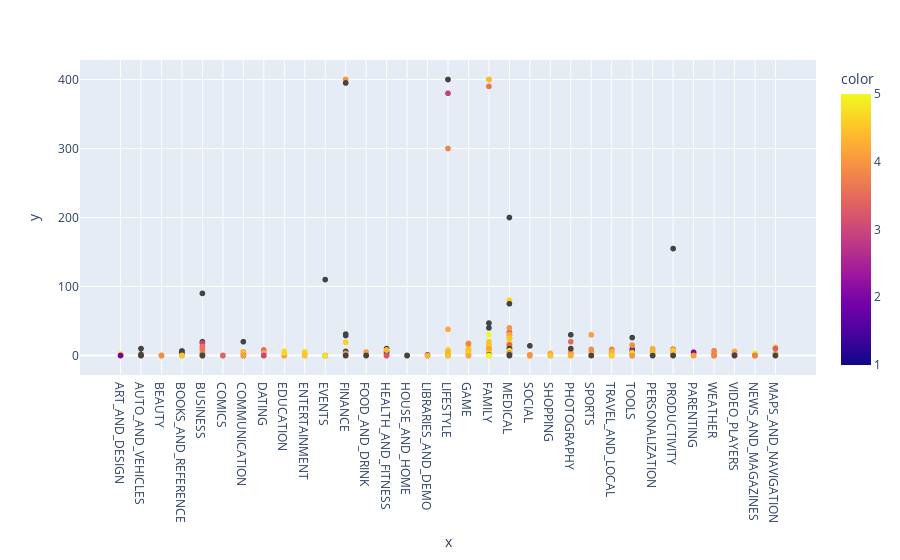

The notebook cell saved with this chart:
### Markdown cell above
#### Price Vs Ratings

### Code cell
px.scatter(x=df['Category'],y=df['Price'], color=df['Rating'])

### Figure 1 — Plotly figure (JSON) as saved in the notebook; plotly's stock layout.template omitted (floating-point values rounded to 4 significant figures; data arrays with more than 128 entries replaced by an {"elided": "..."} marker saying what was removed)
{"data": [{"hovertemplate": "x=%{x}<br>y=%{y}<br>color=%{marker.color}<extra></extra>", "legendgroup": "", "marker": {"color": {"elided": "10841 float values"}, "coloraxis": "coloraxis", "symbol": "circle"}, "mode": "markers", "name": "", "showlegend": false, "type": "scattergl", "x": {"elided": "10841 str values"}, "xaxis": "x", "y": {"elided": "10841 float values"}, "yaxis": "y"}], "layout": {"coloraxis": {"colorbar": {"title": {"text": "color"}}, "colorscale": [[0, "#0d0887"], [0.1111, "#46039f"], [0.2222, "#7201a8"], [0.3333, "#9c179e"], [0.4444, "#bd3786"], [0.5556, "#d8576b"], [0.6667, "#ed7953"], [0.7778, "#fb9f3a"], [0.8889, "#fdca26"], [1, "#f0f921"]]}, "legend": {"tracegroupgap": 0}, "margin": {"t": 60}, "xaxis": {"anchor": "y", "domain": [0, 1], "title": {"text": "x"}}, "yaxis": {"anchor": "x", "domain": [0, 1], "title": {"text": "y"}}}}
